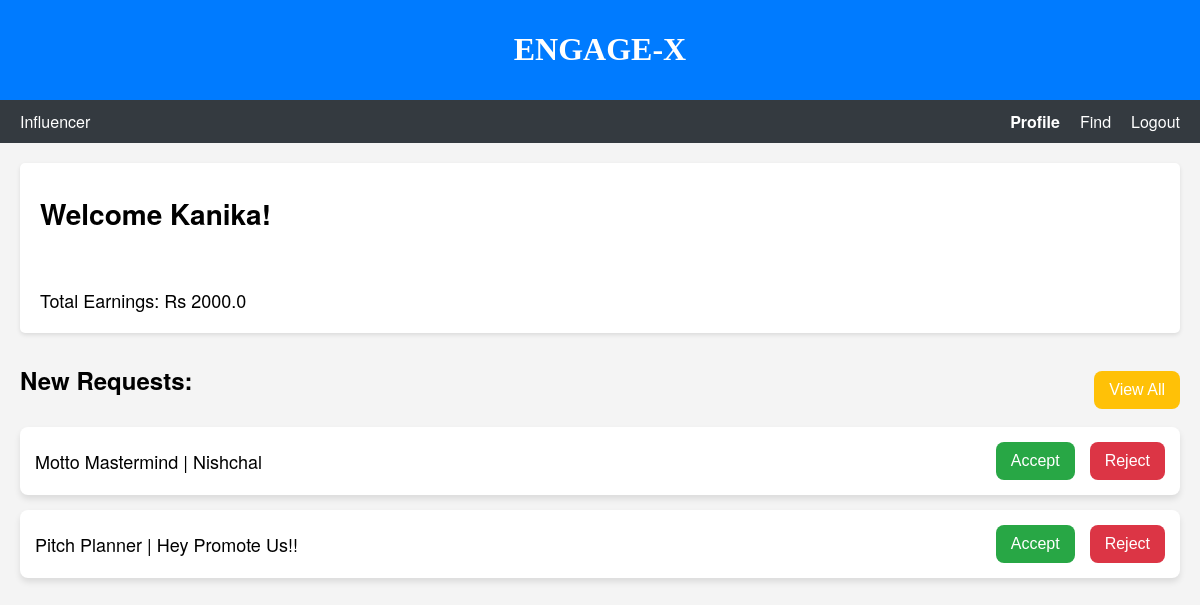
Screenshot of /idashboard (signed in) with the database file from the repository.
### models.py (models this page shows, shortened)
class Profile(db.Model):
    __tablename__ = "profile"
    id = db.Column(db.Integer, primary_key=True, autoincrement=True)
    user_id = db.Column(db.Integer, db.ForeignKey("user.id"), nullable=False)
    name = db.Column(db.String, nullable=False)
    industry = db.Column(db.String)
    niche = db.Column(db.String)
    reach = db.Column(db.Integer)
    funds = db.Column(db.Float)
    user = db.relationship('User', back_populates='profile')

class Campaign(db.Model):
    __tablename__ = "campaign"
    id = db.Column(db.Integer, primary_key=True, autoincrement=True)
    sponsor_id = db.Column(db.Integer, db.ForeignKey("user.id"), nullable=False)
    title = db.Column(db.String, nullable=False)
    description = db.Column(db.String, nullable=False)
    goals = db.Column(db.Text, nullable=False)
    start_date = db.Column(db.String, nullable=False)
    days = db.Column(db.Integer, nullable=False)
    funds = db.Column(db.Float, nullable=False)
    visibility = db.Column(db.String, nullable=False)  # public or private
    sponsor = db.relationship('User', back_populates='campaigns')
    ad_requests = db.relationship('AdRequest', back_populates='campaign')

class AdRequest(db.Model):
    __tablename__ = "ad_request"
    id = db.Column(db.Integer, primary_key=True, autoincrement=True)
    influencer_id = db.Column(db.Integer, db.ForeignKey("user.id"), nullable=False)
    campaign_id = db.Column(db.Integer, db.ForeignKey("campaign.id"), nullable=False)
    initiator = db.Column(db.String, nullable=False) # sponosr, influencer
    name = db.Column(db.String, nullable = False)
    messages = db.Column(db.Text)
    requirements = db.Column(db.Text)
    payment_amount = db.Column(db.Float, nullable=False)
    status = db.Column(db.String, nullable=False, default='Pending')  # pending, accepted or rejected
    campaign = db.relationship('Campaign', back_populates='ad_requests')
    influencer = db.relationship('User', back_populates='ad_requests')

### app.py (the view)
@app.route('/idashboard', methods = ['GET', 'POST'])
def idashboard():
    inf = Profile.query.filter(Profile.user_id == current_userID).first()
    name = inf.name
    funds = inf.funds
    ad_requests = AdRequest.query.filter(
        AdRequest.influencer_id == current_userID,
        AdRequest.initiator == 'sponsor',
        AdRequest.status == 'Pending').all()
    requests_data = []
    for request in ad_requests:
        requests_data.append({
            'campaign_title': request.campaign.title,
            'sponsor_name': request.name,
            'request_id': request.id
        })
    return rt('idashboard.html',
              name =name,
              funds = funds,
              requests = requests_data,
              userID = current_userID)

### templates/idashboard.html (shortened to what this page needs)
<!DOCTYPE html>
<html lang="en">
<head>
    <link rel="stylesheet" href="/static/css/idashboard.css">
</head>
<body>
    <header>
        <h1>ENGAGE-X</h1>
    </header>
    <nav class="navbar">
        <div class="navbar-left">
            <span>Influencer</span>
        </div>
        <div class="navbar-right">
            <a href="{{ url_for('idashboard') }}" class="active" id="profile-link">Profile</a>
            <a href="{{ url_for('find_influencer') }}" id="find-link">Find</a>
            <a href="{{ url_for('logout') }}">Logout</a>
        </div>
    </nav>
    <main>
        <div class="dashboard">
            <div class="profile-section">
                <div class="profile-info">
                    <h2>Welcome {{ name }}!</h2>
                    <br>
                    <p>Total Earnings: Rs {{ funds }}</p>
                </div>
            </div>
            <div class="welcome-section">
                <div class="header-container">
                    <h3>New Requests:</h3>
                    <form class="view-requests"
                              action="{{ url_for('view_requests', id=userID, source='influencer') }}"
                              method="POST">
                            <button type="submit" class="view-btn">View All</button>
                    </form>
                </div>
                {% if requests %}
                    {% for request in requests %}
                    <div class="request">
                        <span>{{ request.campaign_title }} | {{ request.sponsor_name }}</span>
                        <form action="{{ url_for('update_request_status', request_id=request.request_id, source = 'influencer') }}" method="POST">
                            <button class="accept-btn" type="submit">Accept</button>
                        </form>
                        <form action="{{ url_for('update_request_status', request_id=request.request_id, source = 'influencer') }}" method="POST">
                            <button class="reject-btn" type="submit">Reject</button>
                        </form>
                    </div>
                    {% endfor %}
                {% else %}
                <div class="request" id="no_results">  <span> N/A</span>   </div>
                {% endif %}
            </div>
        </div>
    </main>
</body>
</html>

### static/css/idashboard.css (style rules this page uses)
body { font-family: 'Helvetica Neue', sans-serif; margin: 0; padding: 0; background-color: #f4f4f4; }
header { font-family: stylish; background-color: #007bff; color: white; padding: 10px 20px; text-align: center; }
.navbar { display: flex; justify-content: space-between; background-color: #343a40; color: white; padding: 10px 20px; }
.navbar-left { display: flex; align-items: center; }
.navbar-right { display: flex; align-items: center; }
.navbar-right a { color: white; text-decoration: none; margin-left: 20px; }
.navbar-right a.active { font-weight: bold; }
main { padding: 20px; }
.dashboard { display: flex; flex-direction: column; gap: 20px; }
.profile-section { display: flex; gap: 20px; background-color: #fff; padding: 20px; border-radius: 5px; box-shadow: 0 2px 4px rgba(0, 0, 0, 0.1); }
.profile-info p { margin: 0; font-size: 18px; }
.profile-info h2, .welcome-section h3 { margin: 10px 0 30px 0; }
.profile-info h2 { font-size: 28px; }
.header-container { display: flex; justify-content: space-between; align-items: center; }
.welcome-section h3 { font-size: 24px; }
.request { display: flex; align-items: center; justify-content: space-between; background-color: white; padding: 15px; margin-bottom: 15px; border-radius: 8px; box-shadow: 0 4px 6px rgba(0,0,0,0.1); }
.request span { flex-grow: 1; font-size: 18px; }
.view-btn, .accept-btn, .reject-btn { padding: 10px 15px; margin-left: 15px; border: none; border-radius: 8px; cursor: pointer; font-size: 16px; color: white; }
.view-btn { background-color: #ffc107; }
.accept-btn { background-color: #28a745; }
.reject-btn { background-color: #dc3545; }

### rows the page displays
Profile: name "Kanika", funds "2000.0"
Campaign: campaign_title "Motto Mastermind"
AdRequest: sponsor_name "Nishchal"
Campaign: campaign_title "Pitch Planner"
AdRequest: sponsor_name "Hey Promote Us!!"
